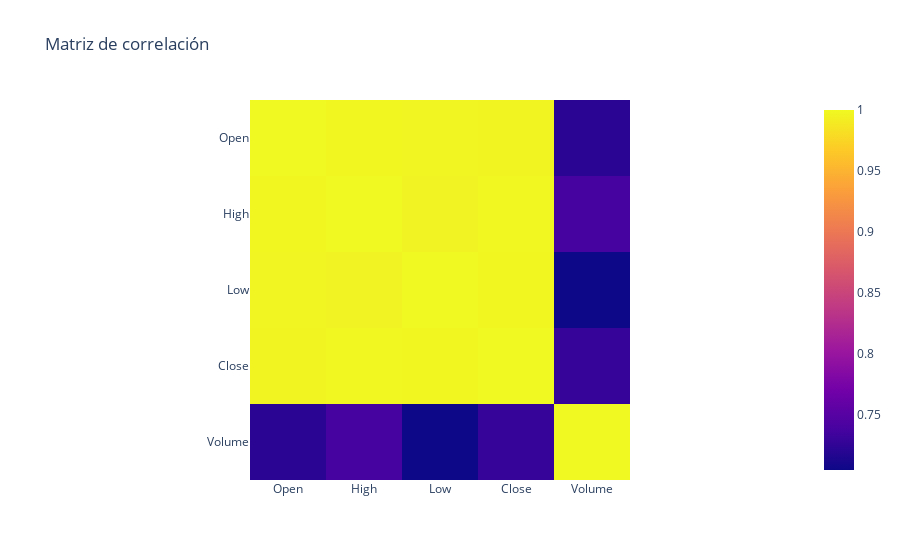

Notebook cell for this chart:
### Markdown cell above
### Matriz de Correlación

### Code cell
correlation_matrix = CardanoSql[['Open', 'High', 'Low', 'Close', 'Volume']].corr()
fig = px.imshow(correlation_matrix, title='Matriz de correlación')
fig.show()

### Figure 1 — Plotly figure (JSON) as saved in the notebook; plotly's stock layout.template omitted (floating-point values rounded to 4 significant figures)
{"data": [{"coloraxis": "coloraxis", "hovertemplate": "x: %{x}<br>y: %{y}<br>color: %{z}<extra></extra>", "name": "0", "type": "heatmap", "x": ["Open", "High", "Low", "Close", "Volume"], "xaxis": "x", "y": ["Open", "High", "Low", "Close", "Volume"], "yaxis": "y", "z": [[1, 0.9981, 0.9971, 0.9968, 0.7211], [0.9981, 1, 0.9964, 0.9989, 0.738], [0.9971, 0.9964, 1, 0.9978, 0.7043], [0.9968, 0.9989, 0.9978, 1, 0.7282], [0.7211, 0.738, 0.7043, 0.7282, 1]]}], "layout": {"coloraxis": {"colorscale": [[0, "#0d0887"], [0.1111, "#46039f"], [0.2222, "#7201a8"], [0.3333, "#9c179e"], [0.4444, "#bd3786"], [0.5556, "#d8576b"], [0.6667, "#ed7953"], [0.7778, "#fb9f3a"], [0.8889, "#fdca26"], [1, "#f0f921"]]}, "title": {"text": "Matriz de correlación"}, "xaxis": {"anchor": "y", "constrain": "domain", "domain": [0, 1], "scaleanchor": "y"}, "yaxis": {"anchor": "x", "autorange": "reversed", "constrain": "domain", "domain": [0, 1]}}}
